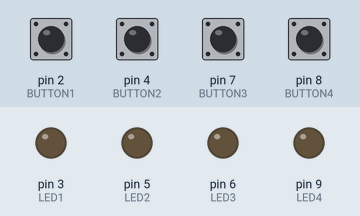
Recording of a sketch running on a simulated Arduino Leonardo, built with avr-gcc and run on an emulated ATmega32U4. Parts: output pins drawn as LEDs (lit = HIGH). Dashed ring = blinking. The test bench sets the inputs (shaded band); at power-on: pin 2 (BUTTON1), pin 4 (BUTTON2), pin 7 (BUTTON3), pin 8 (BUTTON4) HIGH. USB keyboard and mouse output is not drawn.

Above: at 1.2 s.
1.3 s: pin 2 (BUTTON1) pulled LOW for 1 s
At 1.81 s:
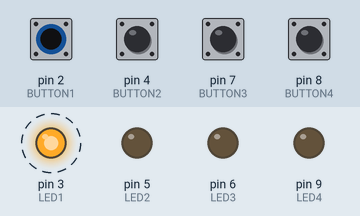
4.3 s: pin 4 (BUTTON2) pulled LOW for 0.15 s
At 5.3 s:
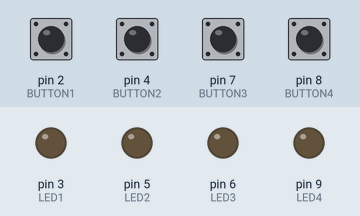
5.9 s: pin 7 (BUTTON3) pulled LOW for 0.15 s
At 6.5 s:
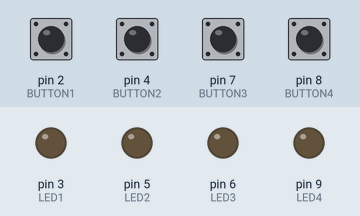
7.5 s: pin 8 (BUTTON4) pulled LOW for 0.15 s
At 8.9 s:
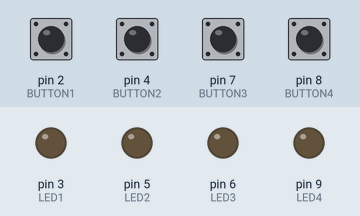
Timing chart, 0 to 10.1 s (numbered marks = the images above; inputs shaded):
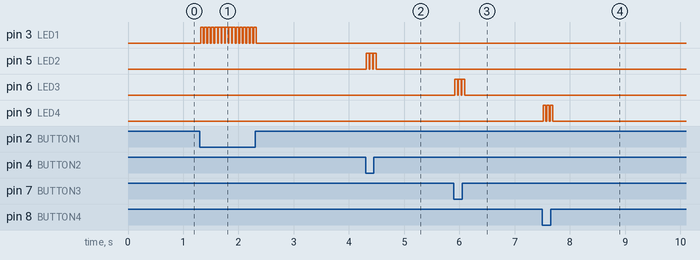

Measured:
- after the input at 1.3 s, pin 3 (LED1): alternates HIGH for 0.05 s and LOW for 0.01 s, 32 changes in all, then stays LOW, starting at once
- after the input at 4.3 s, pin 5 (LED2): alternates HIGH for 0.05 s and LOW for 0.01 s, 6 changes in all, then stays LOW, starting at once
- after the input at 5.9 s, pin 6 (LED3): alternates HIGH for 0.05 s and LOW for 0.01 s, 6 changes in all, then stays LOW, starting at once
- after the input at 7.5 s, pin 9 (LED4): alternates HIGH for 0.05 s and LOW for 0.01 s, 6 changes in all, then stays LOW, starting at once

The sketch:

demo.ino
```cpp
#include "Keyboard.h"

#define BUTTON1 2
#define LED1 3

#define BUTTON2 4
#define LED2 5

#define BUTTON3 7
#define LED3 6

#define BUTTON4 8
#define LED4 9

void setup() {
  pinMode(BUTTON1, INPUT_PULLUP);
  pinMode(LED1, OUTPUT);

  pinMode(BUTTON2, INPUT_PULLUP);
  pinMode(LED2, OUTPUT);

  pinMode(BUTTON3, INPUT_PULLUP);
  pinMode(LED3, OUTPUT);

  pinMode(BUTTON4, INPUT_PULLUP);
  pinMode(LED4, OUTPUT);
}


void loop() {

  /*
     Boton 1
     Al leer LOW detecta que el boton esta presionado
  */
  if (digitalRead(BUTTON1) == LOW) {
    Keyboard.begin();
    Keyboard.print("Boton 1");
    Keyboard.releaseAll();

    //enciende los leds por un instante
    digitalWrite(LED1,HIGH);
    delay(50);
    digitalWrite(LED1,LOW);
  }

  /*
     Boton 2
  */
  if (digitalRead(BUTTON2) == LOW) {
    Keyboard.begin();
    Keyboard.print("Boton 2");
    Keyboard.releaseAll();

    //enciende los leds por un instante
    digitalWrite(LED2,HIGH);
    delay(50);
    digitalWrite(LED2,LOW);
  }

  /*
     Boton 3
  */
  if (digitalRead(BUTTON3) == LOW) {
    Keyboard.begin();
    Keyboard.print("Boton 3");
    Keyboard.releaseAll();

    //enciende los leds por un instante
    digitalWrite(LED3,HIGH);
    delay(50);
    digitalWrite(LED3,LOW);
  }

  /*
     Boton 4
  */
  if (digitalRead(BUTTON4) == LOW) {
    Keyboard.begin();
    Keyboard.print("Boton 4");
    Keyboard.releaseAll();

    //enciende los leds por un instante
    digitalWrite(LED4,HIGH);
    delay(50);
    digitalWrite(LED4,LOW);
  }

}
```
